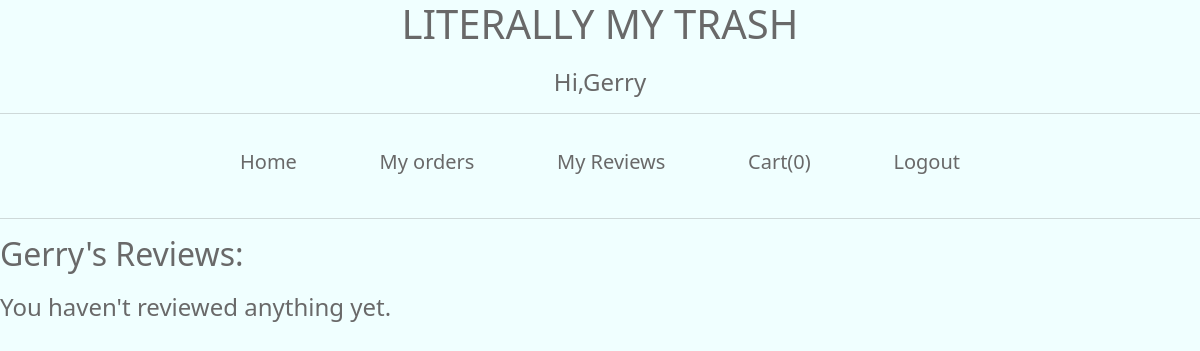
Before: /display_reviews (signed in) with the older database file.
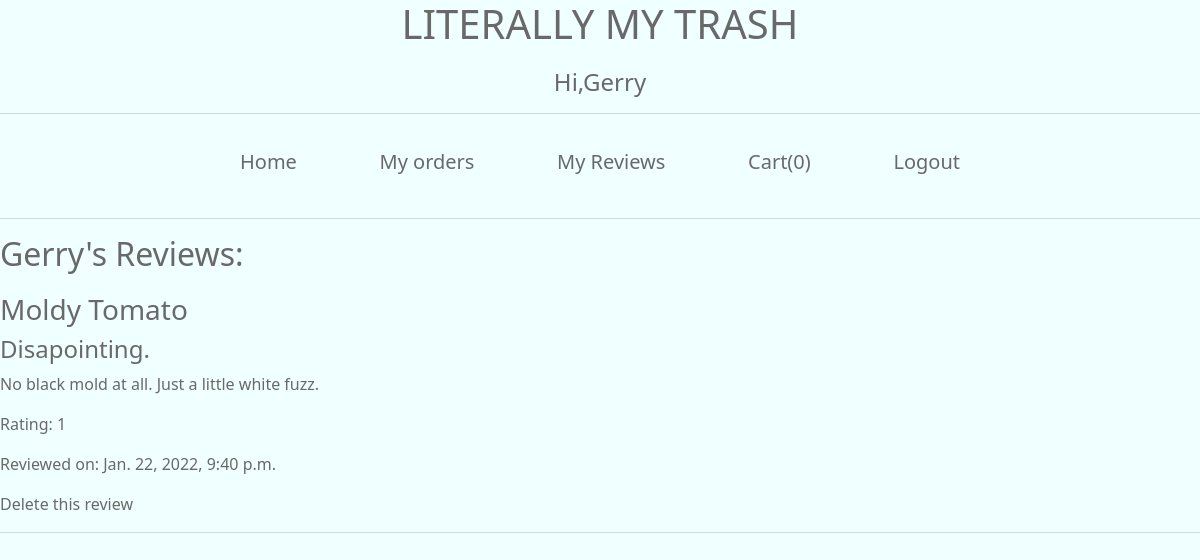
After: the same page with the newer database file.
### ecomm_app/models.py (models this page shows, shortened)
class User(models.Model):
    first_name = models.CharField(max_length=255)
    last_name = models.CharField(max_length=255)
    email = models.EmailField()
    password = models.CharField(max_length=255)
    created_at = models.DateTimeField(auto_now_add=True)
    updated_at = models.DateTimeField(auto_now=True )
    objects = UserManager()

class Review(models.Model):
    review = models.TextField()
    title = models.TextField()
    user = models.ForeignKey(User, related_name='my_reviews', on_delete=CASCADE)
    item = models.ForeignKey(Item, related_name='item_reviews', on_delete=CASCADE)
    stars = models.IntegerField(null=True)
    created_at = models.DateTimeField(auto_now_add=True)
    updated_at = models.DateTimeField(auto_now=True)

class Item(models.Model):
    item_name = models.CharField(max_length=255)
    desc = models.CharField(max_length=255)
    price = models.FloatField()
    cat = models.ForeignKey(Cat, related_name='items', on_delete=CASCADE)
    image = models.ImageField(upload_to="images/")
    created_at = models.DateTimeField(auto_now_add=True)
    updated_at = models.DateTimeField(auto_now=True)

### ecomm_app/views.py (the view)
# urls.py: path('display_reviews', views.display_reviews),
def display_reviews(request):
    context = {
        'user': User.objects.get(id=request.session['id']),
        'reviews': Review.objects.all()
    }
    return render(request, 'display_reviews.html', context)

### ecomm_app/templates/display_reviews.html (shortened to what this page needs)
<!DOCTYPE html>
<html lang="en">
	<!DOCTYPE html>
	<html lang=en>
	<head>
		{% load static %}
		<link href="https://cdn.jsdelivr.net/npm/bootstrap@5.1.3/dist/css/bootstrap.min.css"
		 rel="stylesheet"
>
		<link rel='stylesheet' type='text/css' media='screen' href='{% static "style.css"%}'>
	</head>
	<body>
		<h1>LITERALLY MY TRASH</h1>
		{% if request.session.id %}
			<h4 style="text-align: center;">Hi,{{user.first_name}}</h4>
		{% endif %}
		<hr>
		<div id="navbar">
			<a href="/"><h5>Home</h5></a>
			{% if request.session.id %}
			<a href="/display_orders"><h5>My orders</h5></a>
            <a href="/display_reviews"><h5>My Reviews</h5></a>
			{% if cart.items.count > 0 %}
			<a href="/display_cart"><h5>My Cart({{cart.items.count}})</h5></a>
			{% else%}
			<a href="/display_empty_cart"><h5>Cart(0)</h5></a>
			{% endif %}
			<a href="/logout"><h5>Logout</h5></a>
			{% else %}
			<a href="/login"><h5>Login Here and Get Shopping!</h5></a>
			{% endif %}
		</div>
		<hr>
		<h2 style="margin-bottom: 20px;">{{user.first_name}}'s Reviews:</h2>
        {% for review in user.my_reviews.all %}
        <div id="product-box">
            <h3>{{review.item.item_name}}</h3>
            <h4>{{review.title}}</h4>
            <p>{{review.review}}</p>
            <p>Rating: {{review.stars}}</p>
            <p> Reviewed on: {{review.created_at}}</p>
            <a href="/delete_review/{{review.id}}">Delete this review</a>
            <hr>
        </div>
        {% endfor %}
            {% if user.my_reviews.all.count == 0 %}
                <h4>You haven't reviewed anything yet.</h4>
            {% endif %}
	</body>
  </html>

### ecomm_app/static/style.css (style rules this page uses)
body { background-color: #F0FFFF; color: #696969; }
h1 { text-align: center; margin-bottom: 20px; }
a { color: #696969; text-decoration: none; }
#navbar { width: 100%; padding: 20px 20% 20px 20%; display: inline-flex; justify-content: space-between; }

Changed rows visible on the page:
added Review: item.item_name "Moldy Tomato", title "Disapointing.", review "No black mold at all. Just a little white fuzz.", stars "1", created_at "Jan. 22, 2022, 9:40 p.m."
Other visible differences:
text no longer shown: "You haven't reviewed anything yet."
